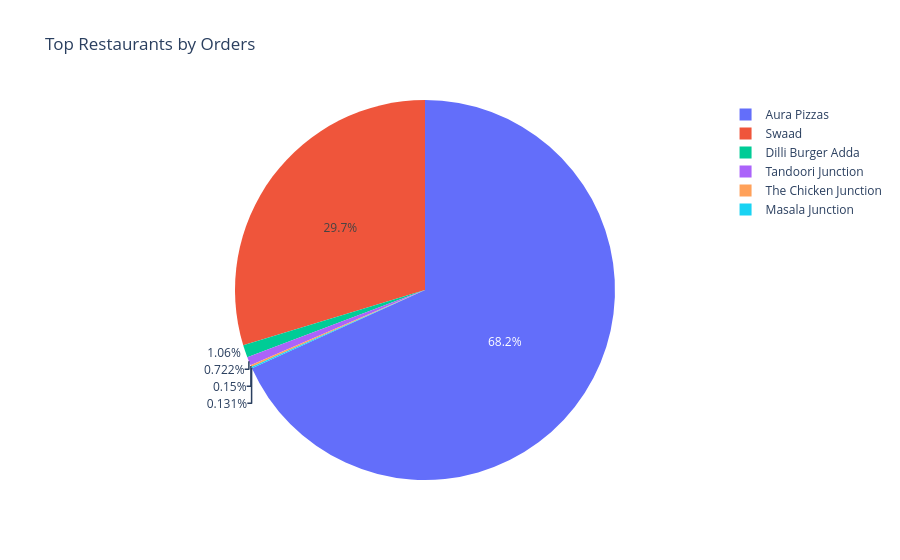

Here is the notebook cell this chart was saved with:
### Code cell
pie = data["Restaurant name"].value_counts().head(10)

pie_df = pie.reset_index()
pie_df.columns = ["Restaurant", "Orders"]

fig = px.pie(pie_df, values="Orders", names="Restaurant",
             title="Top Restaurants by Orders")

fig.show()

### Figure 1 — Plotly figure (JSON) as saved in the notebook; plotly's stock layout.template omitted (floating-point values rounded to 4 significant figures)
{"data": [{"domain": {"x": [0, 1], "y": [0, 1]}, "hovertemplate": "Restaurant=%{label}<br>Orders=%{value}<extra></extra>", "labels": ["Aura Pizzas", "Swaad", "Dilli Burger Adda", "Tandoori Junction", "The Chicken Junction", "Masala Junction"], "legendgroup": "", "name": "", "showlegend": true, "type": "pie", "values": [14548, 6332, 227, 154, 32, 28]}], "layout": {"legend": {"tracegroupgap": 0}, "title": {"text": "Top Restaurants by Orders"}}}
